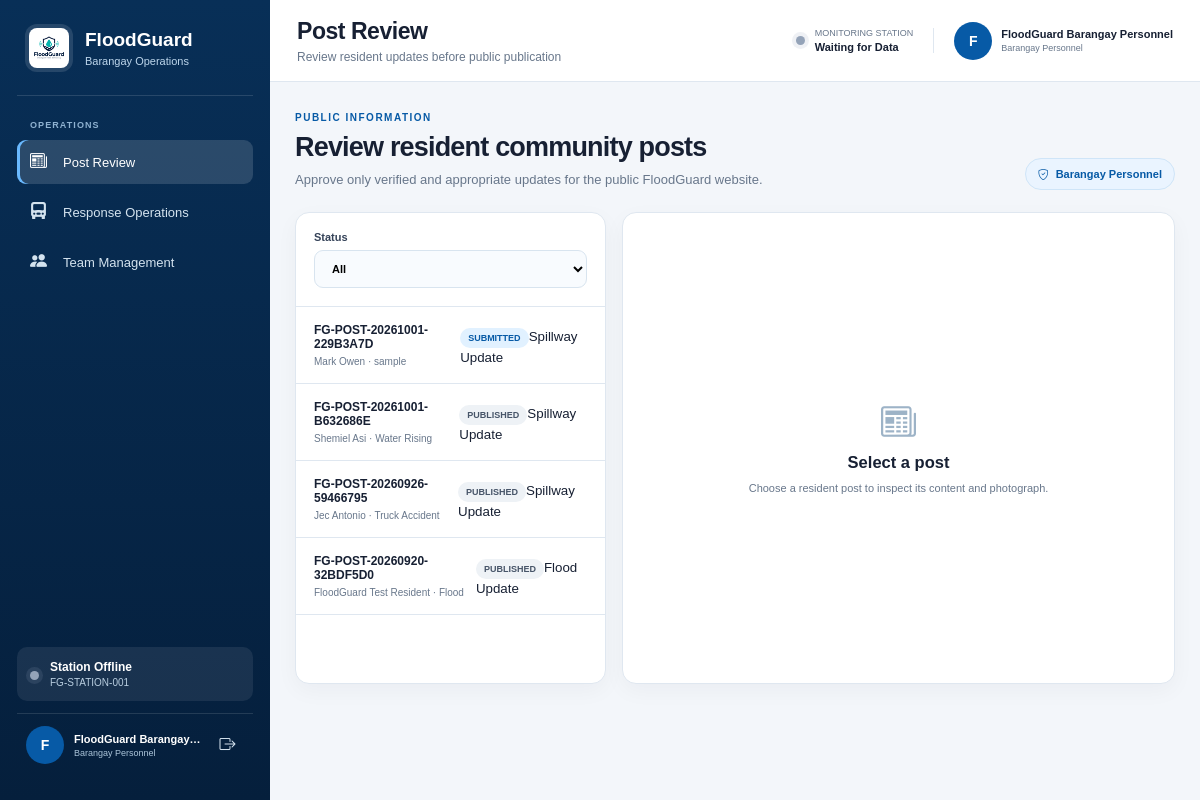
Page /staff/posts.php (signed in) on the committed database.
### tables this page shows
CREATE TABLE `device_latest_readings` (
  `monitoring_device_id` bigint(20) UNSIGNED NOT NULL,
  `sensor_reading_id` bigint(20) UNSIGNED DEFAULT NULL,
  `water_distance_cm` decimal(8,2) DEFAULT NULL,
  `water_level_cm` decimal(8,2) DEFAULT NULL,
  `sensor_health` enum('healthy','suspect','fault','unknown') NOT NULL DEFAULT 'unknown',
  `rain_analog` int(10) UNSIGNED DEFAULT NULL,
  `rain_detected` tinyint(1) NOT NULL DEFAULT 0,
  `wind_speed_mps` decimal(8,2) DEFAULT NULL,
  `north_obstacle` tinyint(1) NOT NULL DEFAULT 0,
  `south_obstacle` tinyint(1) NOT NULL DEFAULT 0,
  `north_barrier_status` enum('open','closed','opening','closing','paused','blocked','fault','not_connected','unknown') NOT NULL DEFAULT 'unknown',
  `south_barrier_status` enum('open','closed','opening','closing','paused','blocked','fault','not_connected','unknown') NOT NULL DEFAULT 'unknown',
  `battery_voltage` decimal(6,2) DEFAULT NULL,
  `battery_percent` decimal(5,2) DEFAULT NULL,
  `alert_level` enum('normal','warning','critical') NOT NULL DEFAULT 'normal',
  `device_status` enum('online','offline','sensor_error','maintenance') NOT NULL DEFAULT 'online',
  `measured_at` datetime NOT NULL,
  `received_at` timestamp NOT NULL DEFAULT current_timestamp() ON UPDATE current_timestamp()
);

CREATE TABLE `users` (
  `id` bigint(20) UNSIGNED NOT NULL,
  `full_name` varchar(150) NOT NULL,
  `email` varchar(190) NOT NULL,
  `password_hash` varchar(255) NOT NULL,
  `email_verified_at` datetime DEFAULT NULL,
  `account_status` enum('pending','active','inactive','suspended') NOT NULL DEFAULT 'pending',
  `last_login_at` datetime DEFAULT NULL,
  `token_version` int(10) UNSIGNED NOT NULL DEFAULT 1,
  `created_at` timestamp NOT NULL DEFAULT current_timestamp(),
  `updated_at` timestamp NOT NULL DEFAULT current_timestamp() ON UPDATE current_timestamp()
);

CREATE TABLE `community_posts` (
  `id` bigint(20) UNSIGNED NOT NULL,
  `post_number` varchar(40) NOT NULL,
  `resident_user_id` bigint(20) UNSIGNED NOT NULL,
  `category` varchar(50) NOT NULL DEFAULT 'spillway_update',
  `title` varchar(150) NOT NULL,
  `content` text NOT NULL,
  `location_name` varchar(180) DEFAULT NULL,
  `latitude` decimal(10,7) DEFAULT NULL,
  `longitude` decimal(10,7) DEFAULT NULL,
  `status` enum('submitted','under_review','revision_requested','approved','rejected','published','archived') NOT NULL DEFAULT 'submitted',
  `reviewer_user_id` bigint(20) UNSIGNED DEFAULT NULL,
  `review_notes` text DEFAULT NULL,
  `submitted_at` datetime NOT NULL DEFAULT current_timestamp(),
  `reviewed_at` datetime DEFAULT NULL,
  `published_at` datetime DEFAULT NULL,
  `created_at` timestamp NOT NULL DEFAULT current_timestamp(),
  `updated_at` timestamp NOT NULL DEFAULT current_timestamp() ON UPDATE current_timestamp()
);

### app/Support/Security.php (called while the page is built, shortened)
<?php
function floodguardEscape(?string $value): string
{
    return htmlspecialchars($value ?? '', ENT_QUOTES | ENT_SUBSTITUTE, 'UTF-8');
}

### staff/includes/auth.php (called while the page is built, shortened)
<?php
require_once __DIR__.'/../../app/Support/Security.php';require_once __DIR__.'/../../app/Security/Csrf.php';require_once __DIR__.'/../../app/Auth/Authorization.php';
$stmt=$pdo->prepare('SELECT DISTINCT u.id,u.full_name,u.email,r.slug AS role_slug,r.name AS role_name FROM users u JOIN user_roles ur ON ur.user_id=u.id JOIN roles r ON r.id=ur.role_id WHERE u.id=:id AND u.account_status="active" AND r.slug="barangay_personnel" LIMIT 1');$stmt->execute([':id'=>$_SESSION['staff_user_id']]);$staffUser=$stmt->fetch();if(!$staffUser){unset($_SESSION['staff_user_id']);header('Location: login.php?notice=account_unavailable');exit;}

### staff/posts.php (the view, shortened to what this page needs)
<?php
require_once __DIR__.'/../config/database.php';
require_once __DIR__.'/includes/auth.php';
$allowed = ['all', 'submitted', 'revision_requested', 'rejected', 'published', 'archived'];
$filter = (string)($_GET['status'] ?? 'all');
$sql =
    'SELECT cp.id, cp.post_number, cp.title, cp.category, cp.status,
            cp.submitted_at, u.full_name AS resident_name,
            (SELECT COUNT(*) FROM community_post_photos cpp
             WHERE cpp.community_post_id=cp.id) AS photo_count
     FROM community_posts cp
     JOIN users u ON u.id=cp.resident_user_id';
$params = [];
$sql .= ' ORDER BY cp.submitted_at DESC, cp.id DESC LIMIT 200';
$stmt = $pdo->prepare($sql);
$stmt->execute($params);
$posts = $stmt->fetchAll();
$selected = null;
$selectedId = filter_var($_GET['id'] ?? null, FILTER_VALIDATE_INT, ['options' => ['min_range' => 1]]);
?>
<!doctype html>
<html lang="en">
<head>
<link rel="stylesheet" href="../assets/css/admin.css">
<link rel="stylesheet" href="../assets/css/barangay.css">
<link rel="stylesheet" href="https://cdn.jsdelivr.net/npm/bootstrap-icons@1.11.3/font/bootstrap-icons.min.css">
</head>
<body>
<?php require __DIR__.'/includes/layout.php'; ?>
<div class="admin-page">
<header class="admin-topbar staff-topbar">
<div class="topbar-left"><div><h1>Post Review</h1><p>Review resident updates before public publication</p></div></div>
<div class="topbar-right"><div class="topbar-station-status"><span class="station-dot <?=$staffDeviceOnline?'online':'offline'?>"></span><div><span>Monitoring Station</span><strong><?=$staffDeviceOnline?'Receiving Data':'Waiting for Data'?></strong></div></div><div class="topbar-admin"><div class="admin-avatar"><?=floodguardEscape(strtoupper(substr((string)$staffUser['full_name'],0,1)))?></div><div><strong><?=floodguardEscape($staffUser['full_name'])?></strong><span>Barangay Personnel</span></div></div></div>
</header>
<main class="admin-content">
<div class="page-intro"><div><span class="eyebrow">Public information</span><h2>Review resident community posts</h2><p>Approve only verified and appropriate updates for the public FloodGuard website.</p></div><span class="role-pill"><i class="bi bi-shield-check"></i> <?=floodguardEscape($staffUser['role_name'])?></span></div>
<section class="staff-grid">
<div class="queue-card">
<form class="filters" method="get"><label>Status<select name="status" onchange="this.form.submit()">
<?php foreach ($allowed as $value): ?><option value="<?=$value?>" <?=$filter===$value?'selected':''?>><?=floodguardEscape(ucwords(str_replace('_',' ',$value)))?></option><?php endforeach; ?>
</select></label></form>
<div class="report-list">
<?php foreach ($posts as $row): ?>
<a href="?status=<?=urlencode($filter)?>&id=<?=$row['id']?>" class="report-row <?=$selectedId===(int)$row['id']?'active':''?>">
<div><strong><?=floodguardEscape($row['post_number'])?></strong><span><?=floodguardEscape($row['resident_name'])?> · <?=floodguardEscape($row['title'])?></span></div>
<div><span class="status status-<?=floodguardEscape($row['status'])?>"><?=floodguardEscape(str_replace('_',' ',$row['status']))?></span><small><?=floodguardEscape(ucwords(str_replace('_',' ',$row['category'])))?></small></div>
</a>
<?php endforeach; ?>
</div></div>
<div class="detail-card">
<?php if (!$selected): ?>
<div class="empty large"><i class="bi bi-newspaper"></i><h2>Select a post</h2><p>Choose a resident post to inspect its content and photograph.</p></div>
<?php endif; ?>
</div></section>
</main></div>
</body></html>

### staff/includes/layout.php (shortened to what this page needs)
<?php
$staffCurrentPage = basename($_SERVER['PHP_SELF'] ?? '');
$staffDeviceId = 'FG-STATION-001';
$staffDeviceOnline = false;
try {
    $settings = $pdo->query(
        "SELECT setting_key, setting_value FROM system_settings
         WHERE setting_key IN ('device_id', 'device_offline_timeout_seconds')"
    )->fetchAll(PDO::FETCH_KEY_PAIR);
    $staffDeviceId = (string) ($settings['device_id'] ?? $staffDeviceId);
    $timeout = max(30, (int) ($settings['device_offline_timeout_seconds'] ?? 180));
    $latest = $pdo->query('SELECT measured_at FROM device_latest_readings ORDER BY measured_at DESC LIMIT 1')->fetchColumn();
    $staffDeviceOnline = is_string($latest) && strtotime($latest) !== false && time() - (int) strtotime($latest) <= $timeout;
} catch (PDOException $exception) {
    $staffDeviceOnline = false;
}
?>
<aside class="admin-sidebar" id="adminSidebar">
    <div class="sidebar-brand">
        <img src="../assets/images/floodguard-logo.png" alt="FloodGuard" class="sidebar-logo">
        <div class="sidebar-brand-text"><strong>FloodGuard</strong><span>Barangay Operations</span></div>
    </div>
    <div class="sidebar-section-label">Operations</div>
    <nav class="sidebar-navigation" aria-label="Barangay personnel navigation">
        <?php if (isset($staffPermissions['posts.review'])): ?>
        <a href="posts.php" class="sidebar-link <?= $staffCurrentPage === 'posts.php' ? 'active' : '' ?>">
            <i class="bi bi-newspaper"></i><span>Post Review</span>
        </a>
        <?php endif; ?>
        <?php if (isset($staffPermissions['assignments.manage'])): ?>
            <a href="operations.php" class="sidebar-link <?= $staffCurrentPage === 'operations.php' ? 'active' : '' ?>">
                <i class="bi bi-truck-front-fill"></i><span>Response Operations</span>
            </a>
            <a href="teams.php" class="sidebar-link <?= $staffCurrentPage === 'teams.php' ? 'active' : '' ?>">
                <i class="bi bi-people-fill"></i><span>Team Management</span>
            </a>
        <?php endif; ?>
    </nav>
    <div class="sidebar-bottom">
        <div class="station-summary">
            <span class="station-dot <?= $staffDeviceOnline ? 'online' : 'offline' ?>"></span>
            <div><strong><?= $staffDeviceOnline ? 'Station Online' : 'Station Offline' ?></strong><span><?= floodguardEscape($staffDeviceId) ?></span></div>
        </div>
        <div class="sidebar-admin">
            <div class="admin-avatar"><?= floodguardEscape(strtoupper(substr((string) $staffUser['full_name'], 0, 1))) ?></div>
            <div class="sidebar-admin-details"><strong><?= floodguardEscape($staffUser['full_name']) ?></strong><span>Barangay Personnel</span></div>
            <form method="post" action="logout.php" class="sidebar-logout-form">
                <button type="submit" class="sidebar-logout" aria-label="Sign out" title="Sign out"><i class="bi bi-box-arrow-right"></i></button>
            </form>
        </div>
    </div>
</aside>

### assets/css/barangay.css (style rules this page uses)
:root { --accent:#0878c9; --accent-soft:#eaf5ff; }
.admin-content { max-width:1500px; margin:0 auto; }
.staff-topbar .topbar-left h1 { letter-spacing:-.02em; }
.page-intro { display:flex; align-items:flex-end; justify-content:space-between; gap:24px; margin-bottom:22px; }
.page-intro .eyebrow { color:var(--primary); font-size:10px; font-weight:800; letter-spacing:.15em; text-transform:uppercase; }
.page-intro h2 { margin-top:7px; font-size:27px; letter-spacing:-.03em; }
.page-intro p { margin-top:7px; color:var(--muted); font-size:13px; line-height:1.55; }
.role-pill { display:inline-flex; align-items:center; gap:7px; padding:9px 12px; color:var(--primary); background:var(--primary-light); border:1px solid #cfe5f8; border-radius:999px; font-size:11px; font-weight:800; white-space:nowrap; }
.status { display:inline-flex!important; width:max-content; padding:5px 8px; color:#475569!important; background:#eef2f6; border-radius:999px; font-size:9px!important; font-weight:800; text-transform:uppercase; }
.status-submitted,.status-resubmitted { color:#075aa6!important; background:#e1f1ff; }
.staff-grid { display:grid; grid-template-columns:minmax(310px,.72fr) minmax(0,1.28fr); gap:16px; }
.queue-card,.detail-card { background:#fff; border:1px solid var(--border); border-radius:14px; box-shadow:0 7px 22px rgba(15,23,42,.04); overflow:hidden; }
.filters { padding:18px; border-bottom:1px solid var(--border); }
.filters label,.decision-form label { display:grid; gap:7px; color:#344258; font-size:11px; font-weight:800; }
.filters select,.decision-form input,.decision-form select,.decision-form textarea { width:100%; padding:11px 13px; background:#f8fbfe; border:1px solid #d8e4ef; border-radius:9px; font:inherit; }
.report-row { display:flex; justify-content:space-between; gap:12px; padding:16px 18px; color:inherit; border-bottom:1px solid var(--border); text-decoration:none; }
.report-row strong,.report-row span { display:block; }
.report-row strong { font-size:12px; }
.report-row span { max-width:360px; overflow:hidden; margin-top:5px; color:var(--muted); font-size:10px; text-overflow:ellipsis; white-space:nowrap; }
.detail-card { padding:20px; }
.empty { padding:18px; color:var(--muted); font-size:11px; }
.empty.large { min-height:430px; display:grid; place-content:center; gap:10px; color:var(--muted); text-align:center; }
.empty.large i { color:#9db3c7; font-size:35px; }
.empty.large h2 { color:var(--text); }

### rows in the picture
users: full_name "F", full_name "FloodGuard Barangay…", full_name "FloodGuard Barangay Personnel"
community_posts: post_number "FG-POST-20261001-229B3A7D", resident_user.full_name "Mark Owen", title "sample", status "SUBMITTED", category "Spillway Update"
community_posts: post_number "FG-POST-20261001-B632686E", resident_user.full_name "Shemiel Asi", title "Water Rising", status "PUBLISHED", category "Spillway Update"
community_posts: post_number "FG-POST-20260926-59466795", resident_user.full_name "Jec Antonio", title "Truck Accident", status "PUBLISHED", category "Spillway Update"
community_posts: post_number "FG-POST-20260920-32BDF5D0", resident_user.full_name "FloodGuard Test Resident", title "Flood", status "PUBLISHED", category "Flood Update"

### other values in the picture
floodguardEscape($staffDeviceId) "FG-STATION-001"
floodguardEscape($staffUser['role_name']) "Barangay Personnel"
form field status "All"
